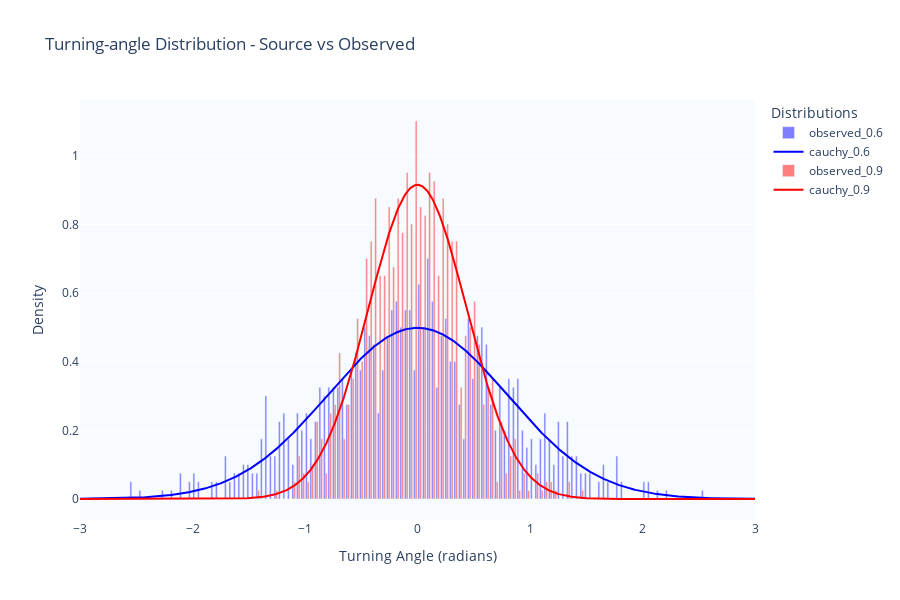

Notebook cell for this chart:
### Markdown cell above
# GENERATE TRAJECTORIES AND PLOTING

### Code cell
cauchy_coefficients = [0.6, 0.9]

# Generate trajectories
trajectories = []
for coef in cauchy_coefficients:
    trajectory = crw_trajectory(n_steps=1000, correlation_coeff=coef)
    trajectories.append(trajectory)

# Plot the distributions
fig = plot_turning_angle_distributions(trajectories, cauchy_coefficients)
fig.show()

### Figure 1 — Plotly figure (JSON) as saved in the notebook; plotly's stock layout.template omitted (floating-point values rounded to 4 significant figures; data arrays with more than 128 entries replaced by an {"elided": "..."} marker saying what was removed)
{"data": [{"marker": {"color": "blue"}, "name": "observed_0.6", "opacity": 0.5, "type": "bar", "x": {"elided": "150 float values"}, "y": {"elided": "150 float values"}}, {"line": {"color": "blue", "width": 2}, "mode": "lines", "name": "cauchy_0.6", "type": "scatter", "x": {"elided": "1000 float values"}, "y": {"elided": "1000 float values"}}, {"marker": {"color": "red"}, "name": "observed_0.9", "opacity": 0.5, "type": "bar", "x": {"elided": "150 float values"}, "y": {"elided": "150 float values"}}, {"line": {"color": "red", "width": 2}, "mode": "lines", "name": "cauchy_0.9", "type": "scatter", "x": {"elided": "1000 float values"}, "y": {"elided": "1000 float values"}}], "layout": {"height": 600, "legend": {"title": {"text": "Distributions"}}, "plot_bgcolor": "rgba(240, 248, 255, 0.5)", "title": {"text": "Turning-angle Distribution - Source vs Observed"}, "xaxis": {"title": {"text": "Turning Angle (radians)"}}, "yaxis": {"title": {"text": "Density"}}}}
